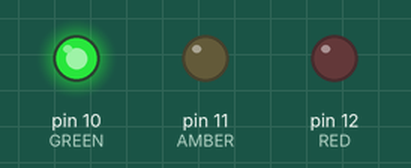
Simulated run of this sketch. Board: Arduino Uno, built with avr-gcc and run on an emulated ATmega328P. Parts: output pins drawn as LEDs (lit = HIGH).

Above: at 1.0 s.
At 2.2 s:
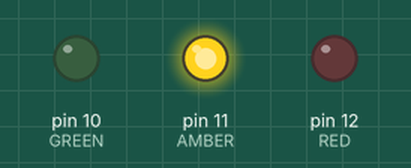
At 3.5 s:
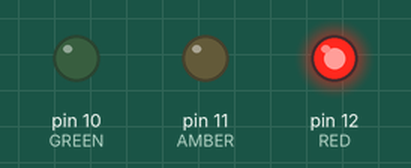
Timing chart, 0 to 5.9 s (numbered marks = the images above):
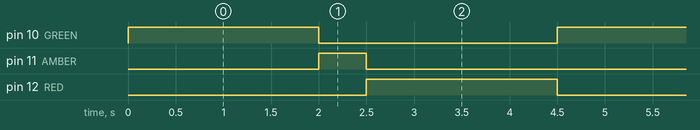

The sketch:

TrafficLight.ino
```cpp
// (licence header left out)
// Traffic light: green on D10 for two seconds, amber on D11 for half a
// second, red on D12 for two seconds, and round again.
const int RED = 12;
const int AMBER = 11;
const int GREEN = 10;

void show(int lit, unsigned long ms) {
  digitalWrite(RED, lit == RED ? HIGH : LOW);
  digitalWrite(AMBER, lit == AMBER ? HIGH : LOW);
  digitalWrite(GREEN, lit == GREEN ? HIGH : LOW);
  delay(ms);
}

void setup() {
  pinMode(RED, OUTPUT);
  pinMode(AMBER, OUTPUT);
  pinMode(GREEN, OUTPUT);
}

void loop() {
  show(GREEN, 2000);
  show(AMBER, 500);
  show(RED, 2000);
}
```

Measured:
- by itself, pin 10 (GREEN), pin 12 (RED): alternates HIGH for 2.0 s and LOW for 2.5 s
- by itself, pin 11 (AMBER): alternates HIGH for 0.50 s and LOW for 4.0 s
- by itself, everything shown: repeats every 4.5 s, in 3 steps
